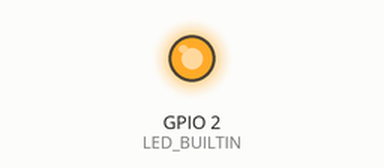
Simulated run of this sketch. Board: ESP32. Parts: output pins drawn as LEDs (lit = HIGH). WiFi joins after 1.5 s; servers stay silent unless stated; uploads are accepted with an empty reply; what the sketch prints to the serial monitor is not drawn.

Above: at 0.1 s.
At 1.6 s:
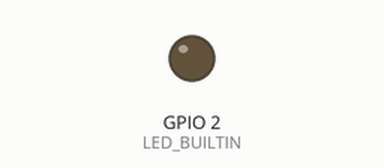
Timing chart, 0 to 3.1 s (numbered marks = the images above):
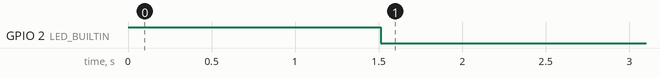

The sketch:

wifi_connect.ino
```cpp
#include <WiFi.h>
#include <HTTPClient.h>
#include <ArduinoJson.h>
// Network SSID
const char* ssid = "AndroidAP";
const char* password = "12345678";

void setup() {
  pinMode(LED_BUILTIN, OUTPUT);
  digitalWrite(LED_BUILTIN, HIGH);
  Serial.begin(115200);
  delay(10);

  // Connect WiFi
  Serial.println();
  Serial.println();
  Serial.print("Connecting to ");
  Serial.println(ssid);
  WiFi.begin(ssid, password);

  while (WiFi.status() != WL_CONNECTED) {
    delay(500);
    Serial.print(".");
  }

  Serial.println("");
  Serial.println("WiFi connected");
  digitalWrite(LED_BUILTIN, LOW);
  delay(1000);
}

void loop() {

  if(WiFi.status()== WL_CONNECTED){   //Check WiFi connection status

    StaticJsonBuffer<300> JSONbuffer;   //Declaring static JSON buffer
    JsonObject& JSONencoder = JSONbuffer.createObject();

    JSONencoder["boardid"] = "ardu";
    JSONencoder["longitude"] = 123.00;
    JSONencoder["latitude"] = 123.00;
    JSONencoder["ipAddress"] = "0.0.0.0";
    char JSONmessageBuffer[300];
    JSONencoder.prettyPrintTo(JSONmessageBuffer, sizeof(JSONmessageBuffer));

    HTTPClient http;    //Declare object of class HTTPClient

    http.begin("http://192.168.43.217:5000/api/locations/add");      //Specify request destination
    http.addHeader("Content-Type", "application/json");  //Specify content-type header

    int httpCode = http.POST(JSONmessageBuffer);   //Send the request
    String payload = http.getString();                  //Get the response payload

    Serial.println("payload: " + payload);

 }else{

    Serial.println("Error in WiFi connection");

 }

  delay(30000);  //Send a request every 30 seconds

}
```
